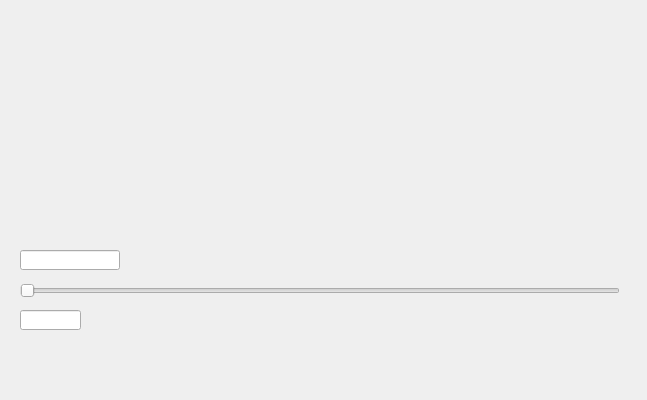
<?xml version="1.0" encoding="UTF-8"?>
<ui version="4.0">
 <class>OBS_console_TESTClass</class>
 <widget class="QWidget" name="OBS_console_TESTClass">
  <property name="geometry">
   <rect>
    <x>0</x>
    <y>0</y>
    <width>647</width>
    <height>400</height>
   </rect>
  </property>
  <property name="windowTitle">
   <string>OBS_console_TEST</string>
  </property>
  <widget class="MySlider" name="slider">
   <property name="geometry">
    <rect>
     <x>20</x>
     <y>280</y>
     <width>600</width>
     <height>22</height>
    </rect>
   </property>
   <property name="pageStep">
    <number>1</number>
   </property>
   <property name="orientation">
    <enum>Qt::Horizontal</enum>
   </property>
  </widget>
  <widget class="QLineEdit" name="lineEdit">
   <property name="geometry">
    <rect>
     <x>20</x>
     <y>250</y>
     <width>100</width>
     <height>20</height>
    </rect>
   </property>
  </widget>
  <widget class="QLineEdit" name="lineEdit_2">
   <property name="geometry">
    <rect>
     <x>20</x>
     <y>310</y>
     <width>61</width>
     <height>20</height>
    </rect>
   </property>
  </widget>
 </widget>
 <layoutdefault spacing="6" margin="11"/>
 <customwidgets>
  <customwidget>
   <class>MySlider</class>
   <extends>QSlider</extends>
   <header>myslider.h</header>
  </customwidget>
 </customwidgets>
 <resources>
  <include location="obs_console_test.qrc"/>
 </resources>
 <connections/>
</ui>
